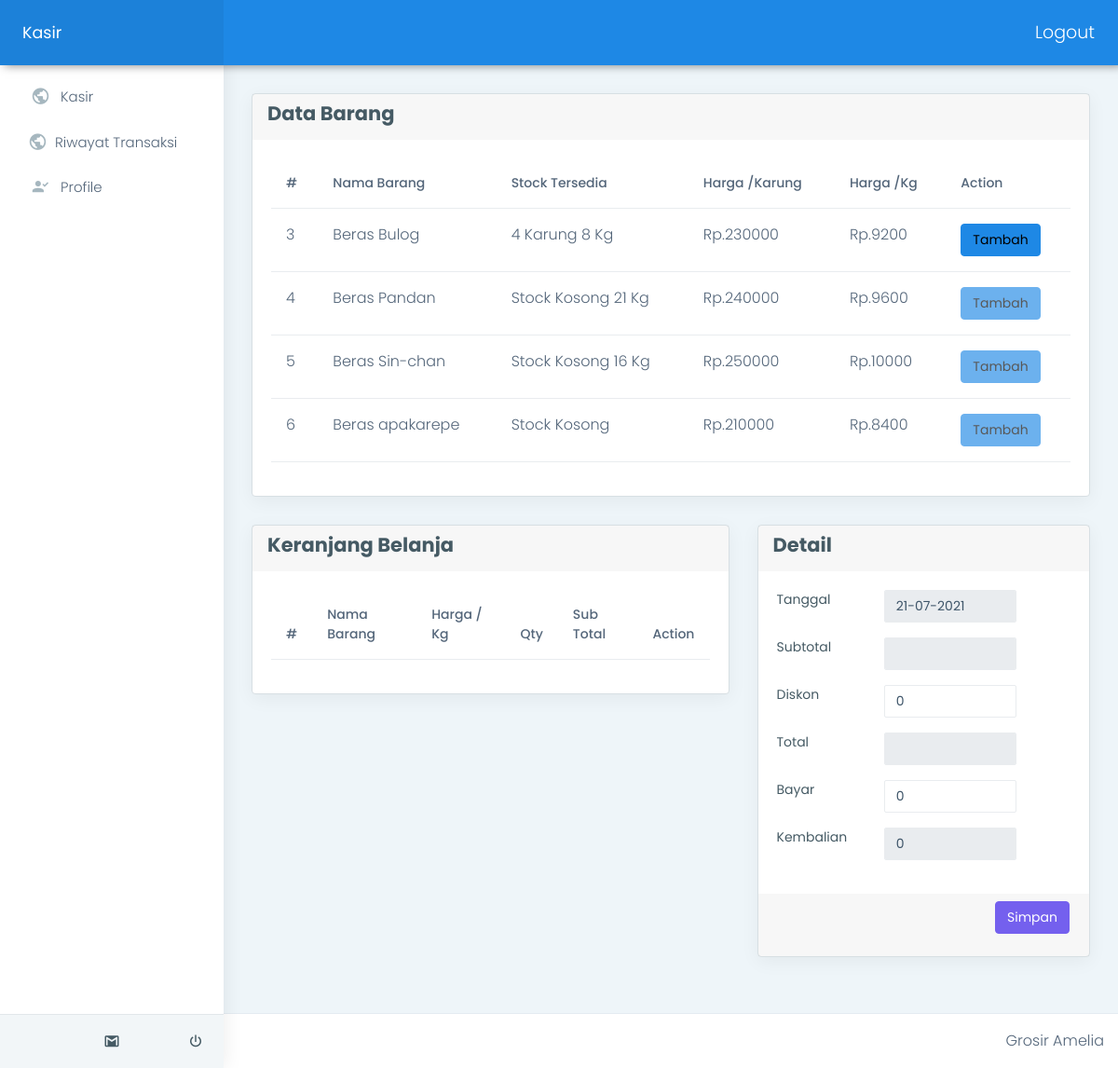
Before: /kasir/index.php (signed in) with the older database file.
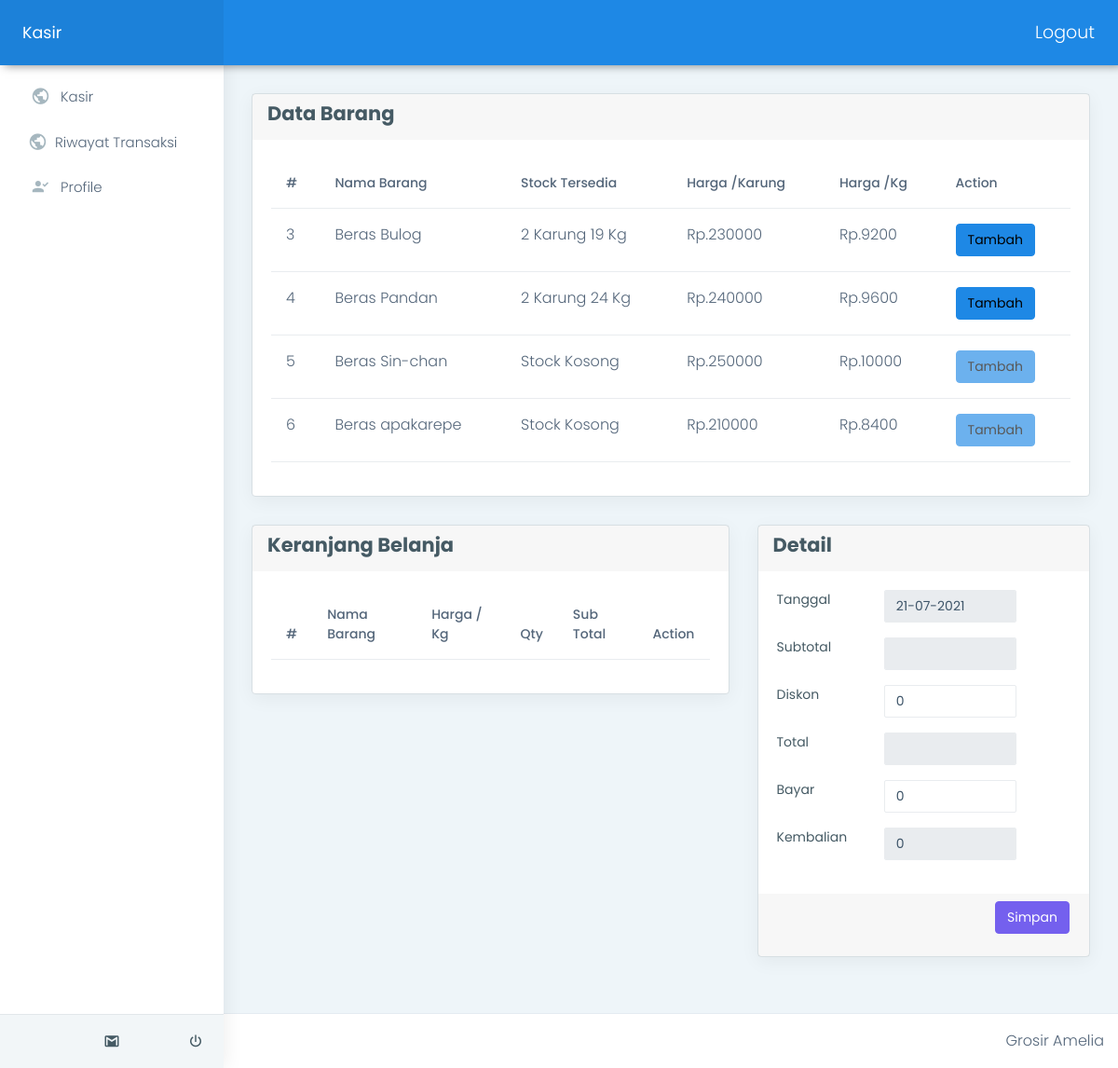
After: the same page with the newer database file.
### tables this page shows
CREATE TABLE `tb_barang` (
  `Id_barang` int(11) NOT NULL,
  `Nama_barang` varchar(40) NOT NULL,
  `stock` int(11) DEFAULT NULL,
  `harga_beli` double NOT NULL,
  `harga` double NOT NULL,
  `gambar` varchar(100) DEFAULT NULL
);

### kasir/transaksi/index.php (the view, shortened to what the changed rows need)
<div class="card">
  <div class="card-body">
    <table class="table user-table">
      <thead>
        <tr>
          <th class="border-top-0">#</th>
          <th class="border-top-0">Nama Barang</th>
          <th class="border-top-0">Stock Tersedia</th>
          <th class="border-top-0">Harga /Karung</th>
          <th class="border-top-0">Harga /Kg</th>
          <th class="border-top-0">Action</th>
        </tr>
      </thead>
      <tbody>
        <?php
        $query = "SELECT * FROM tb_barang";
        $result = mysqli_query($conn, $query);
        while ($row = mysqli_fetch_assoc($result)) {
          $karung =floor($row['stock'] /25) > 0 ? floor($row['stock'] /25)." Karung":"Stock Kosong";
          $kg=$row['stock'] % 25 > 0 ? ($row['stock'] % 25)." Kg" : "";
        ?>
          <tr>
            <td><?php echo $row['Id_barang'] ?></td>
            <td><?php echo $row['Nama_barang'] ?></td>
            <td><?php echo $karung." ".$kg ?></td>
            <td><?php echo 'Rp.'.$row['harga'] ?></td>
            <td><?php echo 'Rp.'.$row['harga'] / 25 ?></td>
            <td>
              <?php if($karung === "Stock Kosong"){ ?>
              <button class='btn btn-info tambah-keranjang-kasir' data-idbarang="<?php echo $row['Id_barang'] ?>" data-namabarang="<?php echo $row['Nama_barang'] ?>" data-hargabarang="<?php echo $row['harga'] ?>" disabled>
                Tambah
              </button>
              <?php }else{
                ?>
                <button class='btn btn-info tambah-keranjang-kasir' data-idbarang="<?php echo $row['Id_barang'] ?>" data-namabarang="<?php echo $row['Nama_barang'] ?>" data-hargabarang="<?php echo $row['harga'] ?>">
                Tambah
              </button>
                <?php
              }?>
            </td>
          </tr>
        <?php
        }
        ?>
      </tbody>
    </table>
  </div>
</div>
<div class="row">
  <div class="col-md-7">
    <div class="card">
      <div class="card-body">
        <div class="row">
          <div class="container">
            <table class="table user-table">
              <thead>
                <tr>
                  <th class="border-top-0">#</th>
                  <th class="border-top-0">Nama Barang</th>
                  <th class="border-top-0">Harga / Kg</th>
                  <th class="border-top-0">Qty</th>
                  <th class="border-top-0">Sub Total</th>
                  <th class="border-top-0">Action</th>
                </tr>
              </thead>
            </table>
          </div>
        </div>
      </div>
    </div>
  </div>
</div>

Changed rows visible on the page:
changed tb_barang "Beras Bulog": stock "4 Karung" → "2 Karung"; stock "8 Kg" → "19 Kg"
changed tb_barang "Beras Pandan": stock "Stock Kosong" → "2 Karung"; stock "21 Kg" → "24 Kg"
changed tb_barang "Beras Sin-chan": stock "16 Kg" → (not shown)
